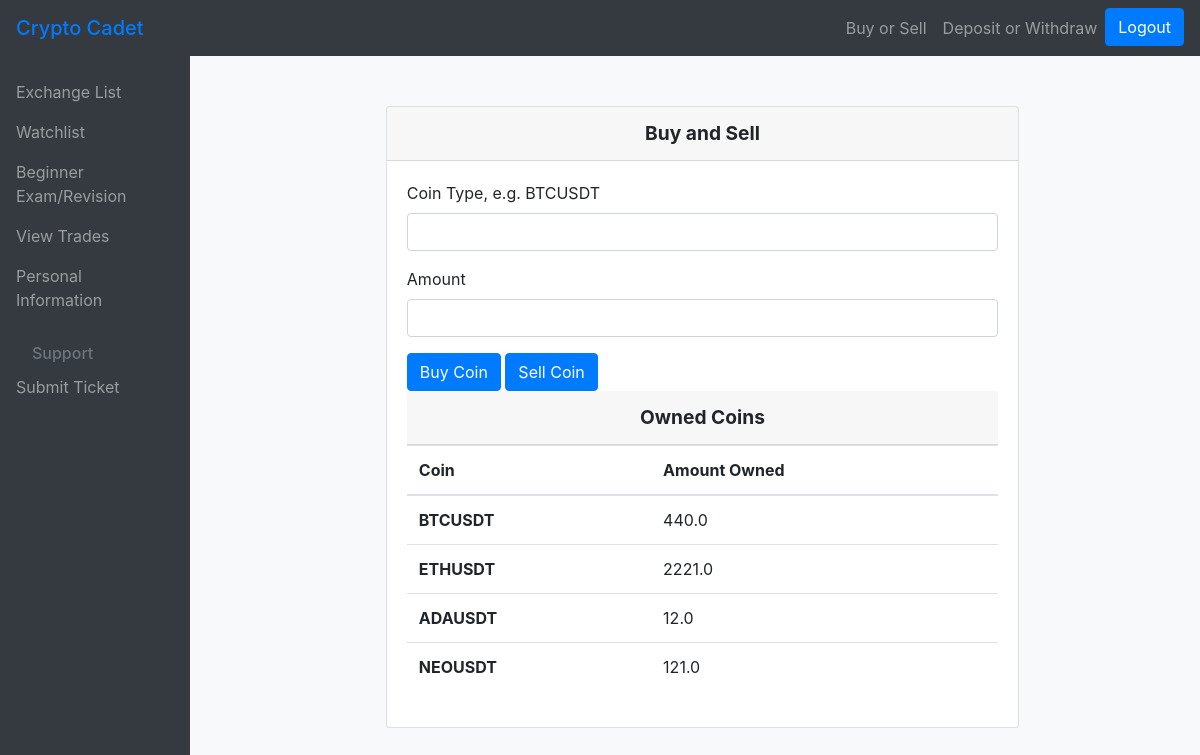
The page /BuyAndSell/ (signed in) on the database its author committed.
### main/models.py (models this page shows)
class OwnedCoin(models.Model):
    user = models.ForeignKey(User, on_delete=models.CASCADE)
    coinName = models.CharField(max_length=10)
    amount = models.FloatField()
    price = models.FloatField(max_length=10, null=True)

### main/views.py (the view, shortened to what this page needs)
# urls.py: path("BuyAndSell/", views.BuyAndSell, name="BuyAndSell"),
def BuyAndSell(response):
    currentUser = response.user
    ownedCoins = OwnedCoin.objects.all().filter(user=response.user)
    coinName = response.POST.get("BuyOrSell")
    profile = Profile.objects.get(user = currentUser)
    price = getPrice(coinName)
    for coins in ownedCoins:
        coins.price = getPrice(coins.coinName)
        coins.save()
    return render(response, "main/BuyAndSell.html", {"coins":OwnedCoin.objects.filter(user=currentUser), "found":None})

### main/APIManager.py (called while the page is built)
def createClient():
    APIKEY = "g0t3354JYusdR55nj4kvzYFVM3iZ5jHZLD4GdPER0PyMNI8nxv9EBWsnNrgBuAq5"
    SECRETKEY = "wy0sE9VQUBUgVuBXdlfHJb0JH9JFKOtWJ4C6GnmdBk30TBTYD7oRQOKChPaog4uk"
    client = Client(APIKEY, SECRETKEY)
    return client

def getPrice(symbol):
    if symbol == "":
        return None
    client = createClient()
    prices = client.get_all_tickers()
    for x in range(len(prices)):
        if prices[x]["symbol"] == symbol:
            return prices[x]["price"]
    return None

### main/templates/main/BuyAndSell.html (shortened to what this page needs)
{% extends "main/base.html" %}
{% block content %}
        {% load crispy_forms_tags %}
<div class="container">
    <div class="row justify-content-center">
      <div class="col-md-8">
        <div class="card">
            <div class="card-header">Buy and Sell</div>
                <div class="card-body">
                    <form method="post">
                            <div class="mb-3">
                                <label for="BuyOrSell">Coin Type, e.g. BTCUSDT</label>
                                <input type="text" class="form-control" name="BuyOrSell">
                            </div>
                            <div class="mb-3">
                                <label for="HowMuch">Amount</label>
                                <input type="number" class="form-control" name="HowMuch" step="0.0001", min="0.0001">
                            </div>
                            <button type="submit", name="buy", value="buy" class="btn btn-primary">Buy Coin</button>
                            <button type="submit", name="sell", value="sell" class="btn btn-primary">Sell Coin</button>
                            <p class="card-header">Owned Coins</p>
                            <table class="table">
                                <thead>
                                    <tr>
                                    <th scope="col">Coin</th>
                                    <th scope="col">Amount Owned</th>
                                    </tr>
                                </thead>
                                <tbody>
                                    {% for coin in coins %}
                                        {% if coin.amount > 0 %}
                                        <tr>
                                            <th>{{coin.coinName}}</th>
                                            <td>{{coin.amount}}</td>
                                        </tr>
                                        {% endif %}
                                    {% endfor %}
                                </tbody>
                            </table>
                    </form>
                </div>
            </div>
          </div>
      </div>
    </div>
{% endblock %}

### main/templates/main/base.html (style rules this page uses)
body { overflow-x: hidden; }

### main/templates/main/BuyAndSell.html (style rules this page uses)
.container { margin-top: 50px; }
.card-header { font-weight: bold; font-size: 1.2em; text-align: center; }
p { text-align: center; }

### rows shown on the page
OwnedCoin: coinName "BTCUSDT", amount "440.0"
OwnedCoin: coinName "ETHUSDT", amount "2221.0"
OwnedCoin: coinName "ADAUSDT", amount "12.0"
OwnedCoin: coinName "NEOUSDT", amount "121.0"
